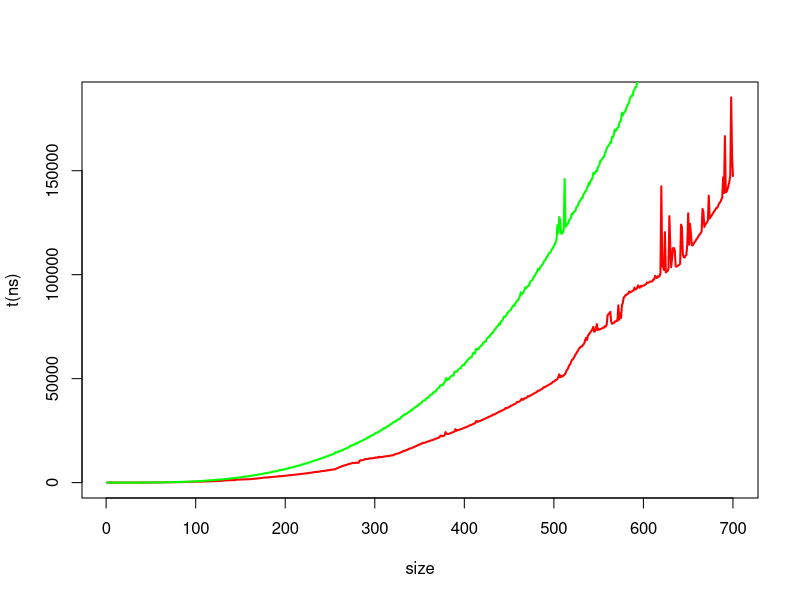
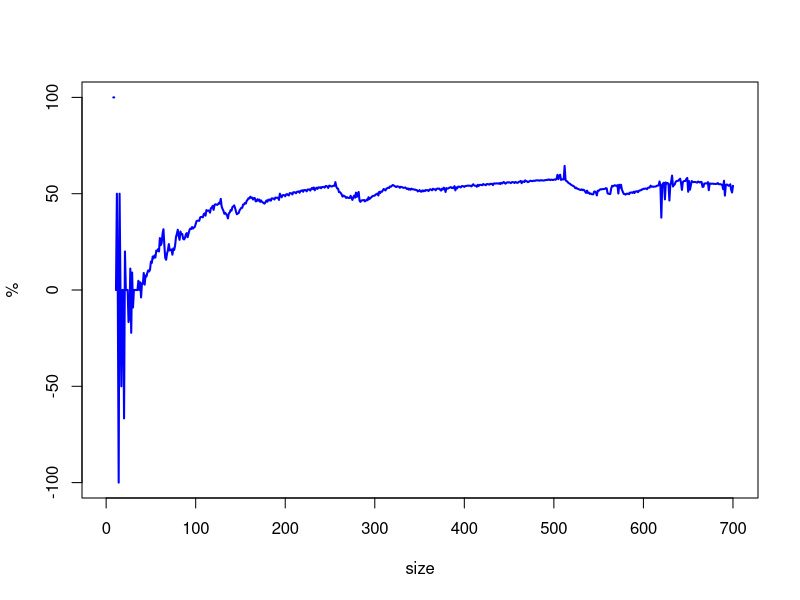

The R source for these figures, in order:



fast <- read.csv("matmult_times_fast.csv",header=FALSE)
slow <- read.csv("matmult_times_naive.csv",header=FALSE)
range <- 1:(length(fast))

dif = slow - fast

dif = dif / slow
dif = dif * 100
print(mean(dif))

jpeg(file="plot.jpeg",width = 1000, height = 1000)

plot(range, fast, type='l', col='red', xlab='size', ylab='t(ns)', lwd=2)
#add second line to plot
lines(range, slow, col='green',lwd=2)

dev.off()

jpeg(file="difference.jpeg",width = 1000, height = 1000)

plot(range, dif, type='l', col='blue', xlab='size', ylab='%', lwd=2)
dev.off()

print(paste0(paste0("total slow: ", sum(slow)),"ns"))
print(paste0(paste0("total fast: ", sum(fast)),"ns"))
print(paste0(paste0("difference: ", ((sum(slow)-sum(fast))/sum(slow))*100), "%"))
